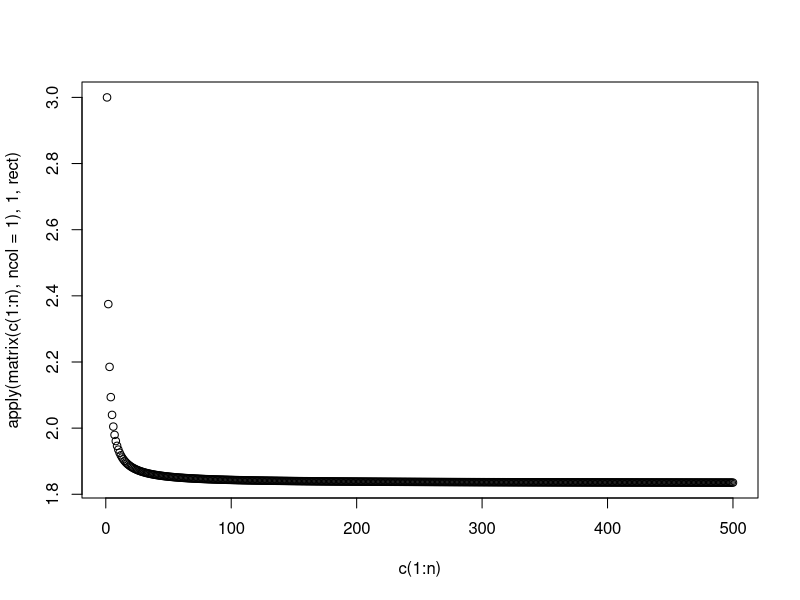
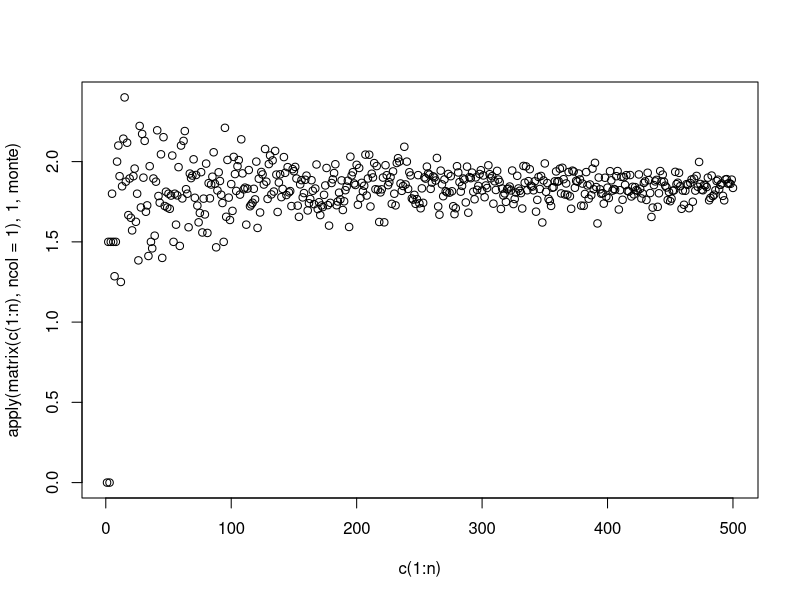
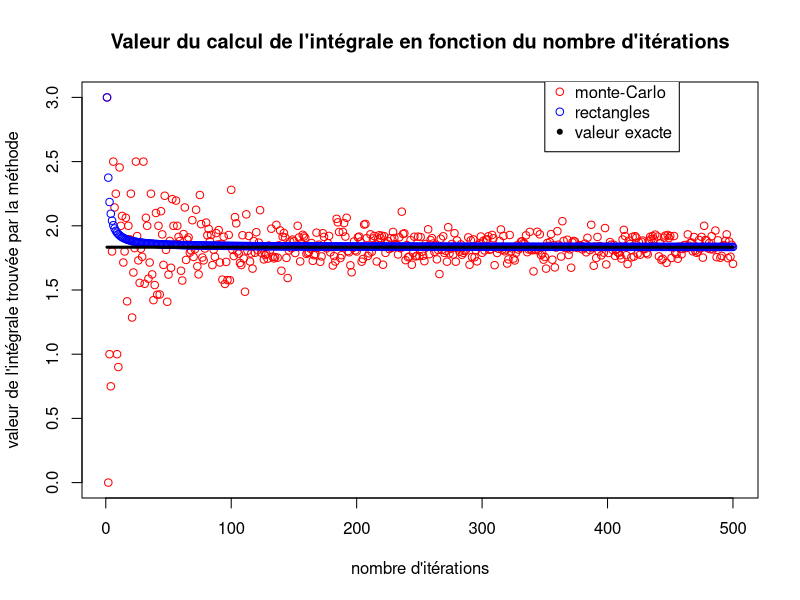
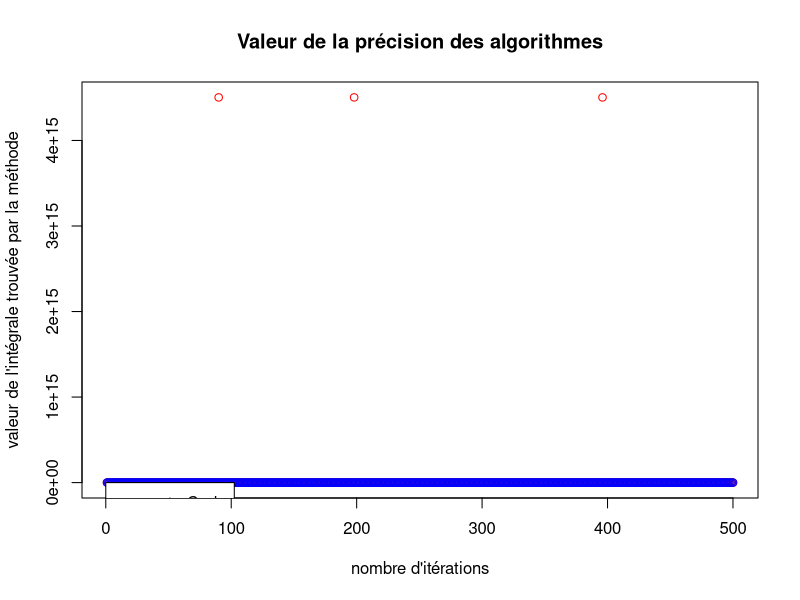
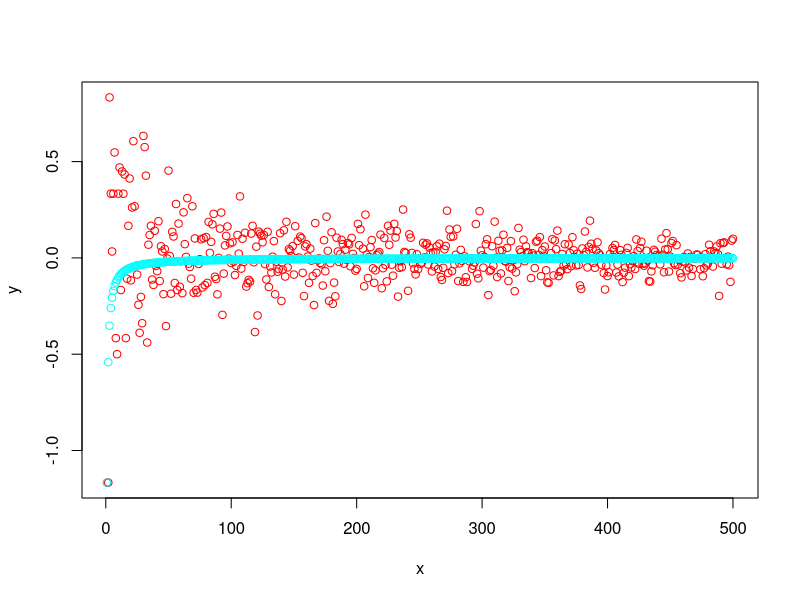
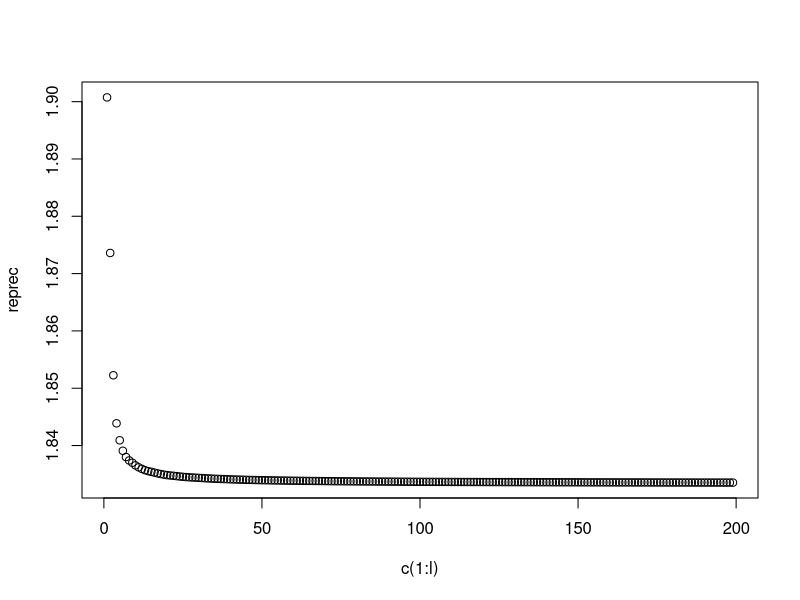
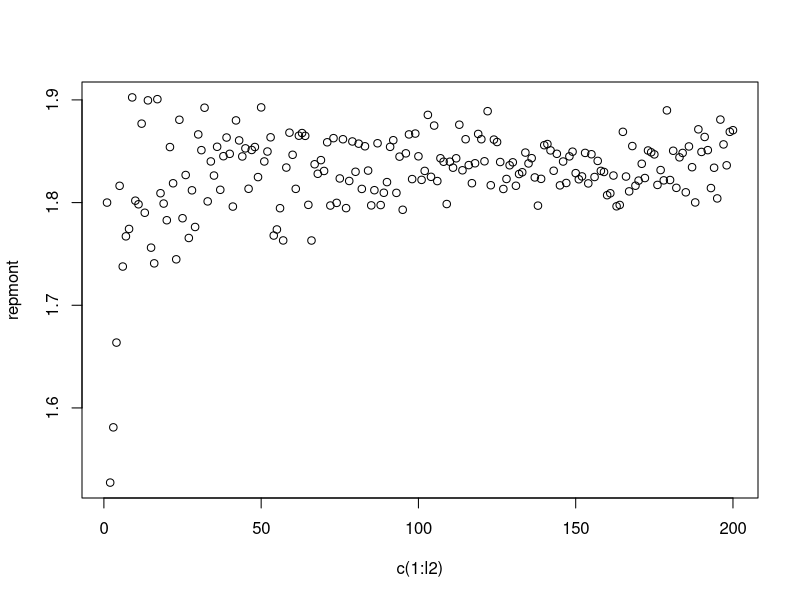
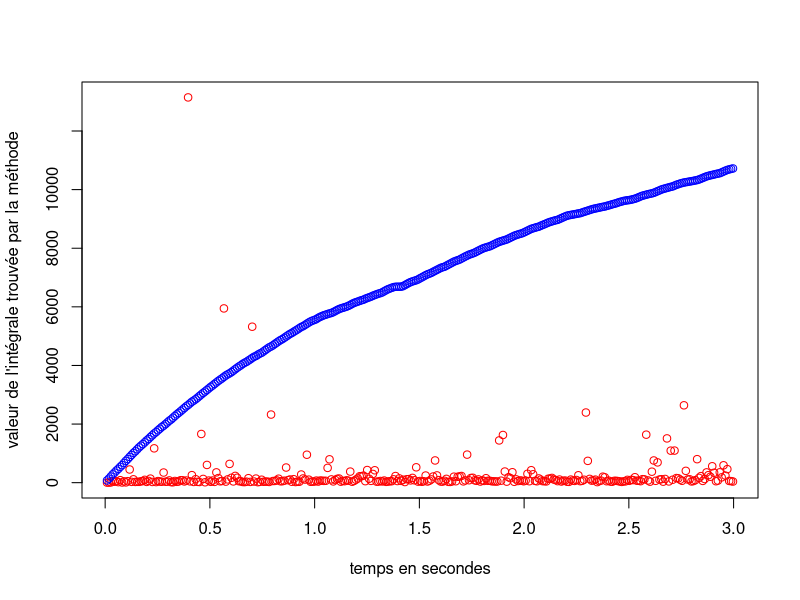

Here is the R script that generated these plots, in order: (Note: this script raises an error after producing the figures.)
## TP1 Langage de programmation de haut-niveau
f <- function(t){t*t + t + 1}

# Méthode des rectangles
# Avec boucles
rectangle <- function (f,a,b,n) {
  S = 0
  for (i in 1:n) {
    S = S + f(a+i*(b-a)/n)*(b-a)/n
  }
  S
}

n = 1
while (n < 1000000){
  n = n * 10
  y <- rectangle(f,0,1,n)
  print(y)
}
# Sans boucles
rectangle2 <- function (f,a,b,n) {
  sum(f(c(1:n)*(b-a)/n+a)*(b-a)/n)
}


# Monte-Carlo
# Avec boucles
montecarlo <- function(f,a,b,n,ymin,ymax){ 
  Su = 0
  for (k in 1:n){
    x <- runif(1,a,b)
    y <- runif(1,ymin,ymax)
    if (y <= f(x)){Su = Su + 1} 
  }
  return (Su/n*(b-a)*(ymax-ymin))
}
montecarlo(f,0,1,1000,0,3)

# Sans boucles
montecarlo2 <- function(f,a,b,n,ymin,ymax){
  (b-a)*(ymax-ymin)*(sum(runif(n,ymin,ymax) <=  f(runif(n,a,b)))/n )
}
montecarlo2(f,0,1,1000,0,3)


# Comparaison des systèmes time
n = 100000
system.time(rectangle(f,0,1,n))
system.time(rectangle2(f,0,1,n))
system.time(montecarlo(f,0,1,n,0,3))
system.time(montecarlo2(f,0,1,n,0,3))


# Graphique -> précision en fonction des n
n = 500
#plot(c(1:n),rectangle(f,0,1,c(1:n)))
rect <- function(n){
  rectangle2(f,0,1,n)
}
monte <- function(n){
  montecarlo2(f,0,1,n,0,3)
}

plot(c(1:n),apply(matrix(c(1:n),ncol = 1),1,rect))
plot(c(1:n),apply(matrix(c(1:n),ncol = 1),1,monte))

# Graphique avec deux courbes superposées
x <- c(1:n)
r <- apply(matrix(c(1:n),ncol = 1),1,rect)
m <- apply(matrix(c(1:n),ncol = 1),1,monte)
y <- matrix(c(m,r),ncol = 2); y
matplot(x,y,col=c("red","blue"),type="p",lty=20,pch = 1,xlab="nombre d'itérations",ylab = "valeur de l'intégrale trouvée par la méthode")
k <- rep(11/6,n)
matlines(x, k, type = "l", lty = 1,lwd = 3, col = "black")
legend(350,3.2,legend=c("monte-Carlo","rectangles","valeur exacte"),pch=c(1,1,20),col=c("red","blue","black"))
title(main = "Valeur du calcul de l'intégrale en fonction du nombre d'itérations")
savePlot("precision_iteration.png"= paste("Rplot", type, sep = "."),type="png",device = dev.cur())


# Graphique avec deux courbes superposées pour la précision (inverse)
n = 500
x <- c(1:n)
r <- apply(matrix(c(1:n),ncol = 1),1,rect)
m <- apply(matrix(c(1:n),ncol = 1),1,monte)
y <- matrix(c((1/abs(11/6-m)),(1/abs(11/6-r))),ncol = 2); y
matplot(x,y,col=c("red","blue"),type="p",lty=20,pch = 1,xlab="nombre d'itérations",ylab = "valeur de l'intégrale trouvée par la méthode")
legend(0,1500,legend=c("monte-Carlo","rectangles"),pch=c(1,1),col=c("red","blue"))
title(main = "Valeur de la précision des algorithmes")
savePlot("precision_iteration_inverse.png"= paste("Rplot", type, sep = "."),type="png",device = dev.cur())

# Graphique avec deux courbes superposées par rapport à la solution "exacte" -> 11/6
y <- matrix(c(11/6-m,11/6-r),ncol = 2); y
matplot(x,y,col=rainbow(2),type="p",lty=20,pch = 1)




# Graphique -> précision en fonction du temps
trect <- function(temps,pt){
  i = 1
  j = 1
  rep = c()
  tstart = Sys.time()
  while (Sys.time() < tstart + temps){
    if (Sys.time() > tstart + j*pt){
      rep[j] = rectangle2(f,0,1,i)
      j = j + 1 
    }else{
      rectangle2(f,0,1,i)
    }
    i = i + 1
  }
  return (rep)
}

tmonte <- function(temps,pt){
  i = 1
  j = 1
  rep = c()
  tstart = Sys.time()
  while (Sys.time() < tstart + temps){
    if (Sys.time() > tstart + j*pt){
      rep[j] = montecarlo2(f,0,1,i,0,3)
      j = j + 1
    }else{
      montecarlo2(f,0,1,i,0,3)
    }
    i = i + 1
  }
  return (rep)
}

tlim = 1
tpas = 0.005
reprec = c()
reprec = trect(tlim,tpas)
l = length(reprec)
plot(c(1:l),reprec)

repmont = c()
repmont = tmonte(tlim,tpas)
l2 = length(repmont)
plot(c(1:l2),repmont)
#plot(c(1:tlim),apply(matrix(c(1:tlim),ncol = 1),1,monte))


# Graphique avec deux courbes superposées
tlim <- 3
tpas <- 0.009
reprec <- trect(tlim,tpas); length(reprec)
repmont <- tmonte(tlim,tpas); length(repmont) ;length(c(1:length(reprec)*tpas))
yy <- matrix(c((1/abs(11/6-repmont)),(1/abs(11/6-reprec))),ncol = 2)
matplot(c(1:length(reprec)*tpas),yy,col=c("red","blue"),type="p",lty=20,pch = 1,xlab="temps en secondes",ylab = "valeur de l'intégrale trouvée par la méthode")
matlines(c(0:(length(reprec)-1)), k, type = "l", lty = 1,lwd = 3, col = "black")
legend(0,10000,legend=c("monte-Carlo","rectangles"),pch=c(1,1),col=c("red","blue"))
title(main = "Valeur de la précision de calcul de l'intégrale en fonction du temps")
savePlot("precision_temps.png"= paste("Rplot", type, sep = "."),type="png",device = dev.cur())

# Regarder les astuces suivantes -> https://www.r-bloggers.com/5-ways-to-measure-running-time-of-r-code/
